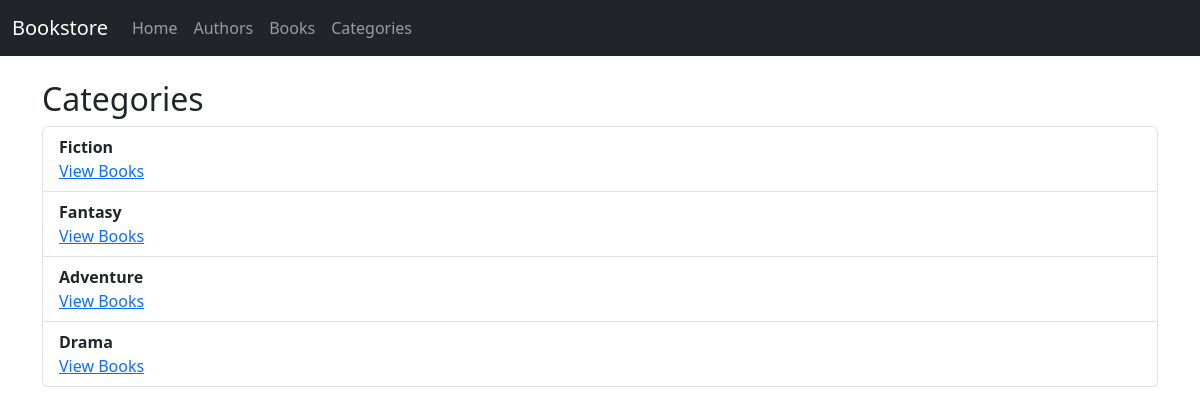
Page /categories/ on the committed database.
### store/models.py (models this page shows, shortened)
class Category(models.Model):
    name = models.CharField(max_length=100)

### store/views.py (the view)
# urls.py: path('categories/', views.category_list, name='categories'),
def category_list(request):
    categories = Category.objects.all()
    return render(request, 'store/categories.html', {'categories': categories})

### store/templates/store/categories.html (shortened to what this page needs)
{% extends 'store/base.html' %}
{% block content %}
<h2>Categories</h2>
<ul class="list-group">
    {% for category in categories %}
    <li class="list-group-item">
        <strong>{{ category.name }}</strong>
        <br><a href="{% url 'category_books' category.id %}">View Books</a>
    </li>
    {% endfor %}
</ul>
{% endblock %}

### rows in the picture
Category: name "Fiction"
Category: name "Fantasy"
Category: name "Adventure"
Category: name "Drama"
